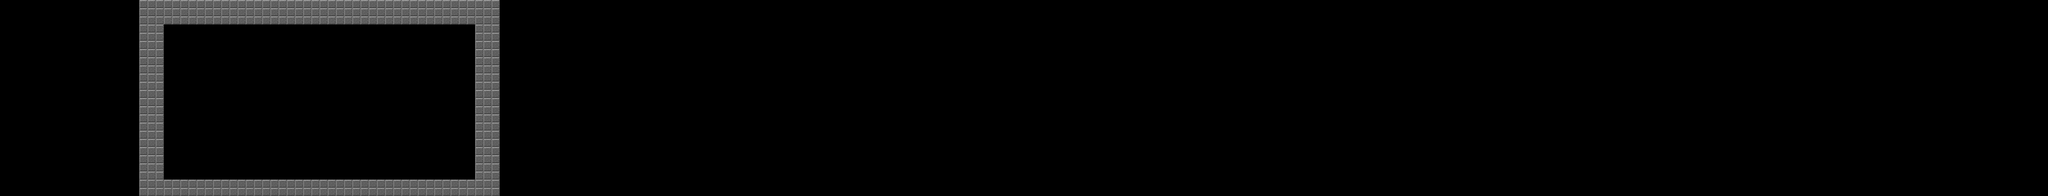

The image is a tile-based game level rendered from a .tmx file. Its description and source (layers, tilesets, objects; grid data summarised) follow:
An orthogonal 250x24 tile map with 32x32 px tiles, 11 tile layers (red, orange, yellow, green, ...) and 1 object.

<map version="1.2" tiledversion="1.2.0" orientation="orthogonal" renderorder="right-down" width="250" height="24" tilewidth="32" tileheight="32" infinite="0" nextlayerid="112" nextobjectid="2077">
 <tileset firstgid="1" name="tiles" tilewidth="32" tileheight="32" tilecount="24" columns="6">
  <image source="../../../../../tiles.png" width="192" height="128" />
 </tileset>
 <layer id="57" name="red" width="250" height="24">
  <data>[6000 cells, 0 non-empty, 0 distinct tile ids]</data>
 </layer>
 <layer id="47" name="orange" width="250" height="24">
  <data>[6000 cells, 0 non-empty, 0 distinct tile ids]</data>
 </layer>
 <layer id="48" name="yellow" width="250" height="24">
  <data>[6000 cells, 0 non-empty, 0 distinct tile ids]</data>
 </layer>
 <layer id="49" name="green" width="250" height="24">
  <data>[6000 cells, 0 non-empty, 0 distinct tile ids]</data>
 </layer>
 <layer id="50" name="blue" width="250" height="24">
  <data>[6000 cells, 0 non-empty, 0 distinct tile ids]</data>
 </layer>
 <layer id="51" name="pink" width="250" height="24">
  <data>[6000 cells, 0 non-empty, 0 distinct tile ids]</data>
 </layer>
 <layer id="53" name="blockers" width="250" height="24">
  <data>[6000 cells, 0 non-empty, 0 distinct tile ids]</data>
 </layer>
 <layer id="54" name="flag" width="250" height="24">
  <data>[6000 cells, 0 non-empty, 0 distinct tile ids]</data>
 </layer>
 <layer id="59" name="normalblocks" width="250" height="24">
  <data>[6000 cells, 334 non-empty, 1 distinct tile ids]</data>
 </layer>
 <layer id="107" name="deathblocks" width="250" height="24">
  <data>[6000 cells, 0 non-empty, 0 distinct tile ids]</data>
 </layer>
 <layer id="108" name="spikes" width="250" height="24">
  <data>[6000 cells, 0 non-empty, 0 distinct tile ids]</data>
 </layer>
 <objectgroup id="88" name="heart_powerup" />
 <objectgroup id="89" name="speed_powerup">
  <properties>
   <property name="direction" type="int" value="0" />
   <property name="maxPos" type="int" value="0" />
   <property name="minPos" type="int" value="2976" />
   <property name="timerLength" type="int" value="65" />
   <property name="velocity" type="float" value="1.5" />
  </properties>
 </objectgroup>
 <objectgroup id="90" name="jump_powerup" />
 <objectgroup id="91" name="temp_health_powerup" />
 <objectgroup color="#ff0004" id="77" name="movingblock_red" />
 <objectgroup color="#ffaa00" id="79" name="movingblock_orange" />
 <objectgroup color="#ffff00" id="80" name="movingblock_yellow" />
 <objectgroup color="#00ff11" id="81" name="movingblock_green" />
 <objectgroup color="#00a6ff" id="85" name="movingblock_blue" />
 <objectgroup color="#ff00fb" id="86" name="movingblock_pink" />
 <objectgroup color="#000000" id="87" name="moving_spikeball" />
 <objectgroup color="#00ff08" id="9" name="evile" />
 <objectgroup id="66" name="fallingrock" />
 <objectgroup id="67" name="doomfist" />
 <objectgroup id="68" name="thepipeball" />
 <objectgroup id="70" name="thepipeunder" />
 <objectgroup id="71" name="thepipeover" />
 <objectgroup id="72" name="reaper" />
 <objectgroup id="61" name="plant_of_doom" />
 <objectgroup id="63" name="ghost" />
 <objectgroup id="62" name="the_shell" />
 <objectgroup id="58" name="dark_evile" />
 <objectgroup color="#ff0000" id="56" name="ranged_enemy" />
 <objectgroup id="10" name="coins" />
 <objectgroup id="11" name="emeralds" />
 <objectgroup color="#ff0004" id="12" name="red_color_buckets" />
 <objectgroup color="#ff0000" id="13" name="red_jumppads" />
 <objectgroup color="#ff0000" id="14" name="red_keys" />
 <objectgroup color="#ff0000" id="16" name="red_keyblocks" />
 <objectgroup color="#ffaa00" id="17" name="orange_color_buckets" />
 <objectgroup color="#ffaa00" id="18" name="orange_jumppads" />
 <objectgroup color="#ffaa00" id="19" name="orange_keys" />
 <objectgroup color="#ffaa00" id="20" name="orange_keyblocks" />
 <objectgroup color="#ffff00" id="21" name="yellow_color_buckets" />
 <objectgroup id="22" name="yellow_jumppads" />
 <objectgroup id="23" name="yellow_keys" />
 <objectgroup id="24" name="yellow_keyblocks" />
 <objectgroup color="#22ff00" id="25" name="green_color_buckets" />
 <objectgroup id="26" name="green_jumppads" />
 <objectgroup id="27" name="green_keys" />
 <objectgroup id="28" name="green_keyblocks" />
 <objectgroup color="#0084ff" id="29" name="blue_color_buckets" />
 <objectgroup id="30" name="blue_jumppads" />
 <objectgroup id="31" name="blue_keys" />
 <objectgroup id="32" name="blue_keyblocks" />
 <objectgroup color="#ff00ea" id="33" name="pink_color_buckets" />
 <objectgroup id="34" name="pink_jumppads" />
 <objectgroup id="35" name="pink_keys" />
 <objectgroup id="36" name="pink_keyblocks" />
 <objectgroup id="37" name="checkpoints" />
 <objectgroup id="110" name="doors" />
 <objectgroup id="111" name="boss">
  <object id="2076" x="1472" y="576" width="128" height="128" />
 </objectgroup>
</map>
